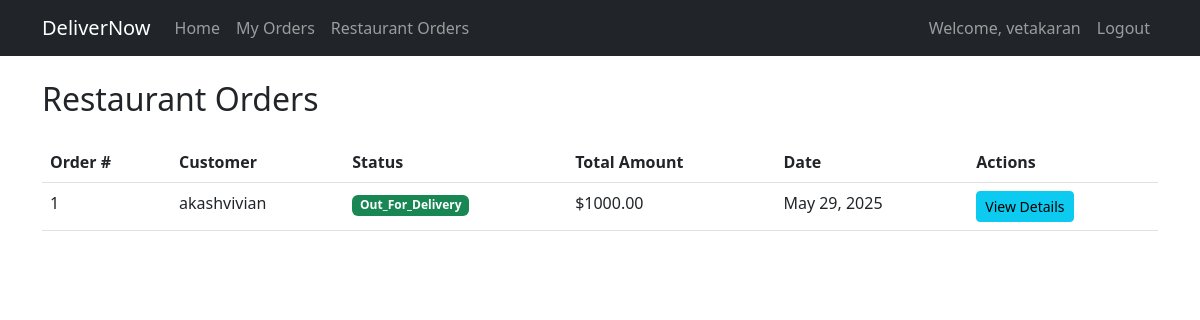
The page /restaurant/orders/ (signed in) on the database its author committed.
### core/models.py (models this page shows, shortened)
class Order(models.Model):
    STATUS_CHOICES = [
        ('pending', 'Pending'),
        ('preparing', 'Preparing'),
        ('out_for_delivery', 'Out for Delivery'),
        ('delivered', 'Delivered'),
        ('cancelled', 'Cancelled'),
    ]
    customer = models.ForeignKey(User, on_delete=models.CASCADE, related_name='orders')
    restaurant = models.ForeignKey(Restaurant, on_delete=models.CASCADE, related_name='orders')
    delivery_agent = models.ForeignKey(DeliveryAgent, on_delete=models.SET_NULL, null=True, blank=True, related_name='orders')
    food_items = models.TextField()  # JSON string containing food items and quantities
    delivery_address = models.TextField()
    total_amount = models.DecimalField(max_digits=10, decimal_places=2)
    status = models.CharField(max_length=20, choices=STATUS_CHOICES, default='pending')
    created_at = models.DateTimeField(auto_now_add=True)
    updated_at = models.DateTimeField(auto_now=True)

### core/views.py (the view)
# urls.py: path('restaurant/orders/', views.restaurant_orders, name='restaurant_orders'),
@login_required
def restaurant_orders(request):
    if not request.user.restaurants.exists():
        messages.error(request, 'You do not own any restaurants.')
        return redirect('home')
    orders = Order.objects.filter(restaurant__owner=request.user).order_by('-created_at')
    return render(request, 'core/restaurant_orders.html', {'orders': orders})

### core/templates/core/restaurant_orders.html (shortened to what this page needs)
{% extends 'core/base.html' %}
{% block content %}
<div class="row">
    <div class="col-12">
        <h2 class="mb-4">Restaurant Orders</h2>
        {% if orders %}
            <div class="table-responsive">
                <table class="table table-hover">
                    <thead>
                        <tr>
                            <th>Order #</th>
                            <th>Customer</th>
                            <th>Status</th>
                            <th>Total Amount</th>
                            <th>Date</th>
                            <th>Actions</th>
                        </tr>
                    </thead>
                    <tbody>
                        {% for order in orders %}
                            <tr>
                                <td>{{ order.id }}</td>
                                <td>{{ order.customer.username }}</td>
                                <td>
                                    <span class="badge bg-{{ order.status|yesno:'success,warning,danger' }}">
                                        {{ order.status|title }}
                                    </span>
                                </td>
                                <td>${{ order.total_amount }}</td>
                                <td>{{ order.created_at|date:"M d, Y" }}</td>
                                <td>
                                    <a href="{% url 'order_detail' pk=order.pk %}" class="btn btn-sm btn-info">View Details</a>
                                </td>
                            </tr>
                        {% endfor %}
                    </tbody>
                </table>
            </div>
        {% else %}
            <p>No orders received yet.</p>
        {% endif %}
    </div>
</div>
{% endblock %}

### core/templates/core/base.html (shortened to what this page needs)
<!DOCTYPE html>
<html lang="en">
<head>
    <link href="https://cdn.jsdelivr.net/npm/bootstrap@5.3.0/dist/css/bootstrap.min.css" rel="stylesheet">
</head>
<body>
    <nav class="navbar navbar-expand-lg navbar-dark bg-dark">
        <div class="container">
            <a class="navbar-brand" href="{% url 'home' %}">DeliverNow</a>
            <div class="collapse navbar-collapse" id="navbarNav">
                <ul class="navbar-nav me-auto">
                    <li class="nav-item">
                        <a class="nav-link" href="{% url 'home' %}">Home</a>
                    </li>
                    {% if user.is_authenticated %}
                        <li class="nav-item">
                            <a class="nav-link" href="{% url 'my_orders' %}">My Orders</a>
                        </li>
                        {% if user.restaurants.exists %}
                            <li class="nav-item">
                                <a class="nav-link" href="{% url 'restaurant_orders' %}">Restaurant Orders</a>
                            </li>
                        {% endif %}
                    {% endif %}
                </ul>
                <ul class="navbar-nav">
                    {% if user.is_authenticated %}
                        <li class="nav-item">
                            <span class="nav-link">Welcome, {{ user.username }}</span>
                        </li>
                        <li class="nav-item">
                            <a class="nav-link" href="{% url 'logout' %}">Logout</a>
                        </li>
                    {% endif %}
                </ul>
            </div>
        </div>
    </nav>
    <div class="container mt-4">
        {% block content %}
        {% endblock %}
    </div>
</body>
</html>

### rows shown on the page
Order: id "1", customer.username "akashvivian", status "Out_For_Delivery", total_amount "1000.00", created_at "May 29, 2025"

### other values the page prints
{{ user.username }} "vetakaran"
